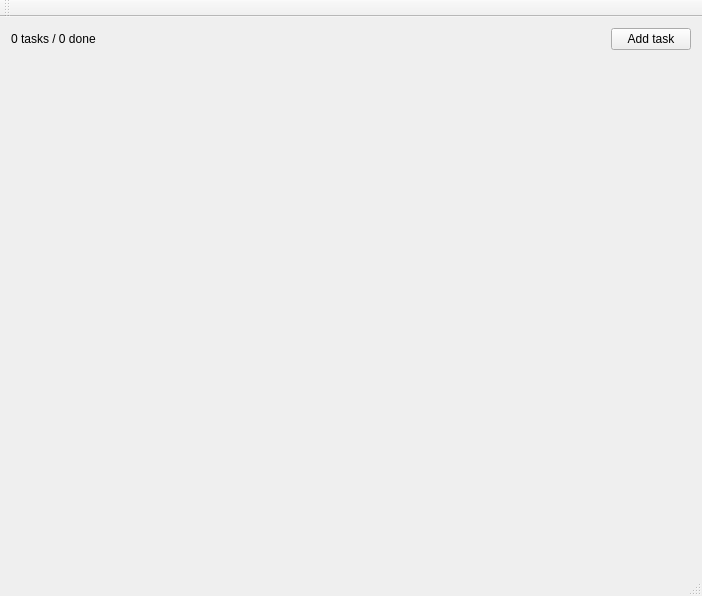
<?xml version="1.0" encoding="UTF-8"?>
<ui version="4.0">
 <class>MainWindow</class>
 <widget class="QMainWindow" name="MainWindow">
  <property name="geometry">
   <rect>
    <x>0</x>
    <y>0</y>
    <width>702</width>
    <height>596</height>
   </rect>
  </property>
  <property name="windowTitle">
   <string>Task List</string>
  </property>
  <widget class="QWidget" name="centralWidget">
   <layout class="QVBoxLayout" name="verticalLayout_4">
    <item>
     <layout class="QHBoxLayout" name="horizontalLayout_3">
      <item>
       <widget class="QLabel" name="statusLabel">
        <property name="text">
         <string>0 tasks / 0 done</string>
        </property>
       </widget>
      </item>
      <item>
       <spacer name="horizontalSpacer">
        <property name="orientation">
         <enum>Qt::Horizontal</enum>
        </property>
        <property name="sizeHint" stdset="0">
         <size>
          <width>40</width>
          <height>20</height>
         </size>
        </property>
       </spacer>
      </item>
      <item>
       <widget class="QPushButton" name="addTaskButton">
        <property name="text">
         <string>Add task</string>
        </property>
       </widget>
      </item>
     </layout>
    </item>
    <item>
     <layout class="QVBoxLayout" name="tasksLayout"/>
    </item>
    <item>
     <spacer name="verticalSpacer">
      <property name="orientation">
       <enum>Qt::Vertical</enum>
      </property>
      <property name="sizeHint" stdset="0">
       <size>
        <width>20</width>
        <height>40</height>
       </size>
      </property>
     </spacer>
    </item>
   </layout>
  </widget>
  <widget class="QMenuBar" name="menuBar">
   <property name="geometry">
    <rect>
     <x>0</x>
     <y>0</y>
     <width>702</width>
     <height>42</height>
    </rect>
   </property>
  </widget>
  <widget class="QToolBar" name="mainToolBar">
   <attribute name="toolBarArea">
    <enum>TopToolBarArea</enum>
   </attribute>
   <attribute name="toolBarBreak">
    <bool>false</bool>
   </attribute>
  </widget>
  <widget class="QStatusBar" name="statusBar"/>
 </widget>
 <layoutdefault spacing="6" margin="11"/>
 <resources/>
 <connections/>
</ui>
